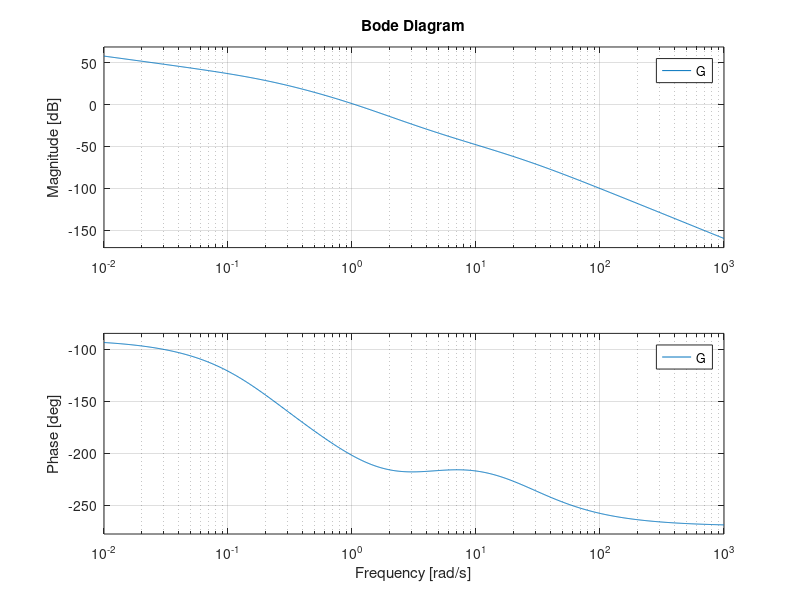

This chart was generated by the following MATLAB code:
clear all;
close all;
clc;

s = tf('s');

numerator = 10 * (s + 4);
denominator = s * (s + 1) * (s^2 + 25*s + 5);
G = numerator / denominator;

% Plot the Bode plot
figure;
bode(G);
grid on;

% Calculate phase margin (PM) and gain margin (GM) manually
[mag, phase, w] = bode(G);
[~, index] = max(mag);
phaseMargin = phase(index) - (-180);
gainMargin = 1 / mag(index);

% Display phase margin (PM) and gain margin (GM) in the console
disp(['Phase Margin (PM): ' num2str(phaseMargin) ' degrees']);
disp(['Gain Margin (GM): ' num2str(20 * log10(gainMargin)) ' dB']);
